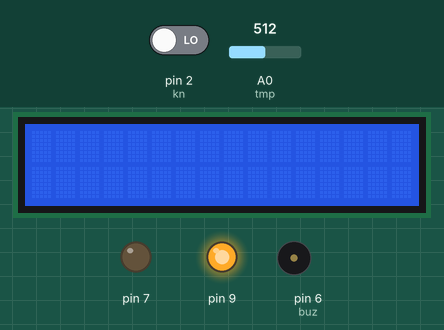
Bench run of a sketch on a simulated Arduino Uno, built with avr-gcc and run on an emulated ATmega328P. Parts: 16×2 character LCD, output pins drawn as LEDs (lit = HIGH), buzzer (waves = sounding). The inputs (shaded band) are chosen by the test bench; at power-on: pin 2 (kn) LOW, A0 (tmp) = 512.

Above: at 1.2 s.
1.3 s: pin 2 (kn) driven HIGH
At 2.2 s:
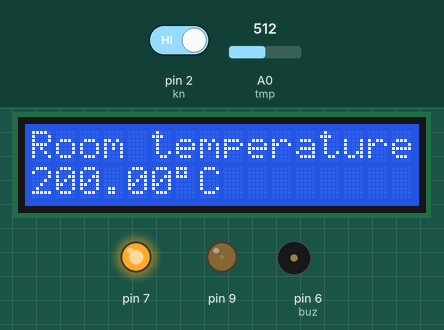
3.1 s: A0 (tmp) set to 716
At 4.1 s:
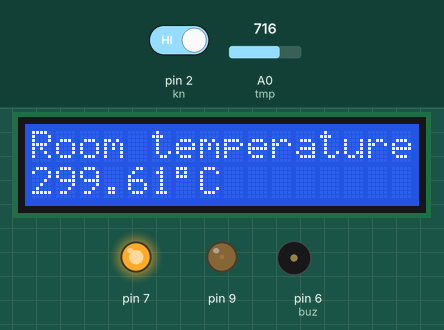
4.6 s: A0 (tmp) set to 900
At 5.9 s:
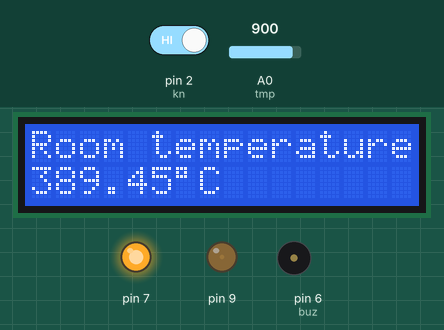
6.2 s: A0 (tmp) set to 1023
At 6.5 s:
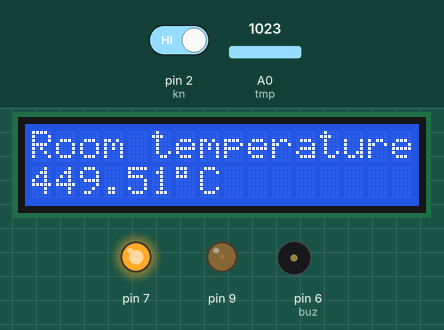
7.7 s: A0 (tmp) set to 130
At 8.3 s:
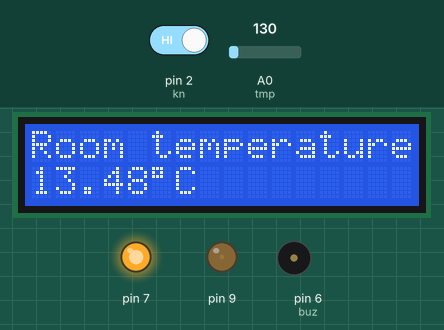
9.2 s: A0 (tmp) set to 113
At 10.1 s:
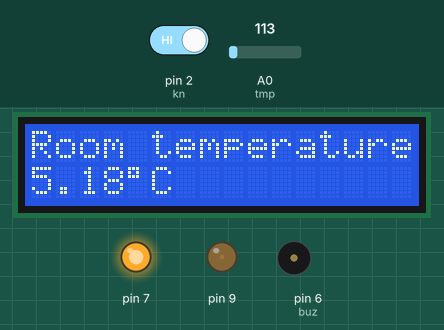
Timing chart, 0 to 11.7 s (numbered marks = the images above; inputs shaded):
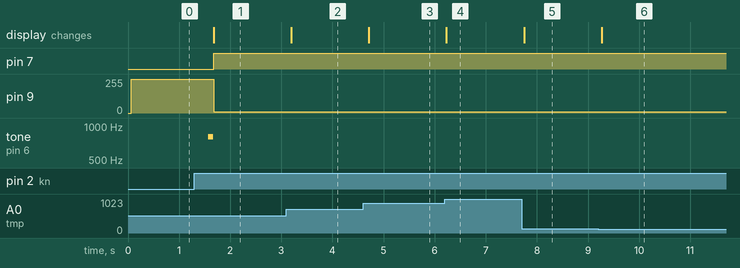

The sketch:

sketch_jan09a.ino
```cpp
//Library by David Mellis, Limor Fried, and Tom Igoe
#include <LiquidCrystal.h>
LiquidCrystal lcd(4, 5, 10, 11, 12, 13);
#define buz 6


int tmp = 0;
int var = 0; //variant
int kn = 2;
boolean pr = true;


void setup()
{
  //pinMode(buz, OUTPUT);
  lcd.begin(16, 2);
  pinMode(9, OUTPUT);
  analogWrite(9, 10);
  pinMode(7, OUTPUT);
  digitalWrite(7, HIGH);
  pinMode(kn, INPUT);
}

void loop()
{
 int tmS = analogRead(tmp);

 float volt = (tmS/1024.0)*5.0;
 float TMP = (volt - .5)*100;

 float Celsius = TMP;
 float Farengeit = ((Celsius * 9)/5) + 32;
 float Kelvin = (Celsius + 273.15);

  if(digitalRead(kn) == HIGH) {
    if(pr == true){
    pr = false;
    tone(buz, 800); delay(100); noTone(buz);

     if (var == 3) var = -1;
     var = var+1;

  }
}
  else pr = true;


 if (var == 0)
 {
   lcd.clear();
   analogWrite(9, 1023);
   digitalWrite(7, LOW);
 } else{
      lcd.clear();
  lcd.setCursor(0, 0);
 lcd.print("Room temperature");
 analogWrite(9, 10);
 digitalWrite(7, HIGH);

 if (var == 1)
 {
   lcd.setCursor(0, 1);
   lcd.print(Celsius);
   lcd.write(B11011111); lcd.print("C");
 }
 if (var == 2)
{
   lcd.setCursor(0, 1);
   lcd.print(Farengeit);
   lcd.write(B11011111); lcd.print("F");
 }
 if (var == 3)
 {
   lcd.setCursor(0, 1);
   lcd.print(Kelvin);
   lcd.write(B11011111); lcd.print("K");
 }  }

 delay(500);
}
```

Measured:
- after the input at 1.3 s, pin 7: LOW → HIGH after 0.37 s; pin 9: 255/255 → 10/255 after 0.37 s; tone on pin 6 (buz): silent → 800 Hz after 0.27 s, → silent 0.10 s later; the display: changes after 0.38 s (image 1)
- after the input at 3.1 s, the display: changes after 0.09 s (image 2)
- after the input at 4.6 s, the display: changes after 0.11 s (image 3)
- after the input at 6.2 s, the display: changes at once (image 4)
- after the input at 7.7 s, the display: changes after 0.05 s (image 5)
- after the input at 9.2 s, the display: changes after 0.07 s (image 6)
